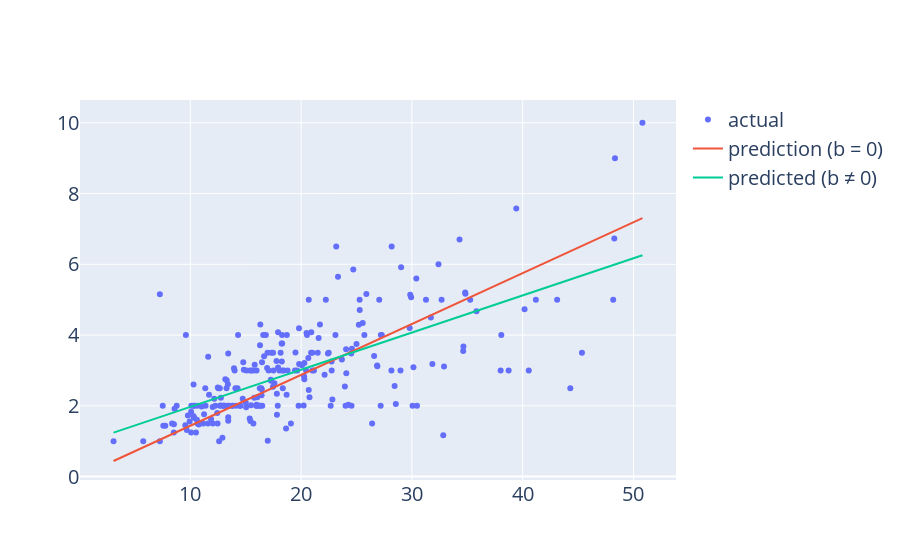

The cell this chart's notebook holds for it:
### Code cell
data['prediction_with_intercept'] = f_w_int.predict(data[["total_bill"]])
fig = go.Figure()
fig.add_trace(go.Scatter(x=data['total_bill'], y = data['tip'], 
                         mode = "markers", name = "actual"))
fig.add_trace(go.Scatter(x=data['total_bill'], y = data['prediction'], 
                         mode = "lines", name = "prediction (b = 0)"))
fig.add_trace(go.Scatter(x=data['total_bill'], y = data['prediction_with_intercept'], 
                         mode = "lines", name = "predicted (b ≠ 0)"))
fig.update_layout(font_size = 20)

### Figure 1 — Plotly figure (JSON) as saved in the notebook; plotly's stock layout.template omitted (floating-point values rounded to 4 significant figures; data arrays with more than 128 entries replaced by an {"elided": "..."} marker saying what was removed)
{"data": [{"mode": "markers", "name": "actual", "type": "scatter", "x": {"elided": "244 float values"}, "y": {"elided": "244 float values"}}, {"mode": "lines", "name": "prediction (b = 0)", "type": "scatter", "x": {"elided": "244 float values"}, "y": {"elided": "244 float values"}}, {"mode": "lines", "name": "predicted (b ≠ 0)", "type": "scatter", "x": {"elided": "244 float values"}, "y": {"elided": "244 float values"}}], "layout": {"font": {"size": 20}}}
